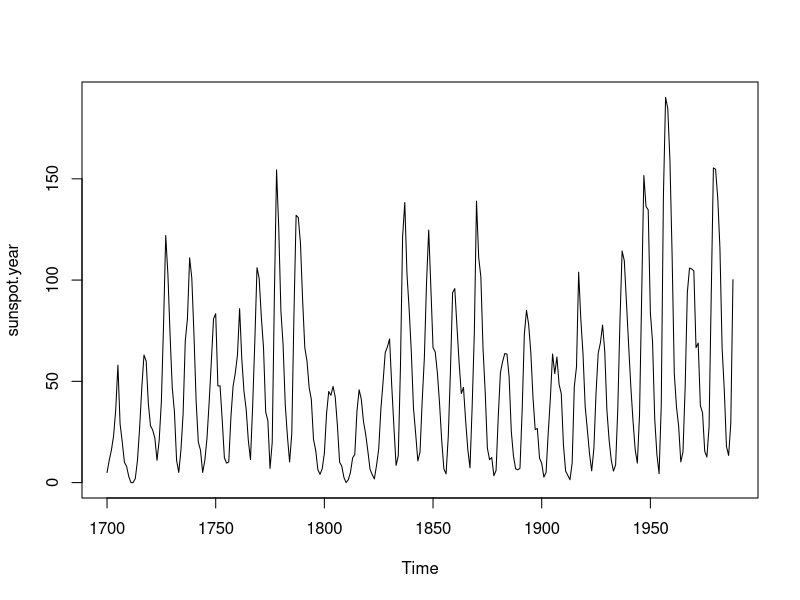
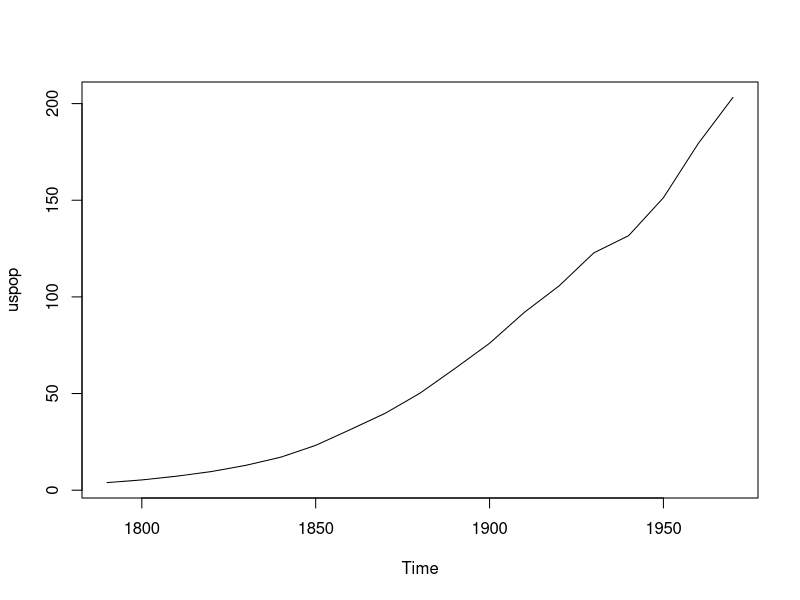

Reproduce these figures in R, in order.
## ---- chunk 1
#| echo: "fenced"
#| label: fig-plots
#| fig-cap: Plots
#| fig-subcap: 
#|   - "Sunspot"
#|   - "US Population"
#| layout-ncol: 2
#| code-fold: show
#| code-summary: "Collapse Code"

plot(sunspot.year)
plot(uspop)
